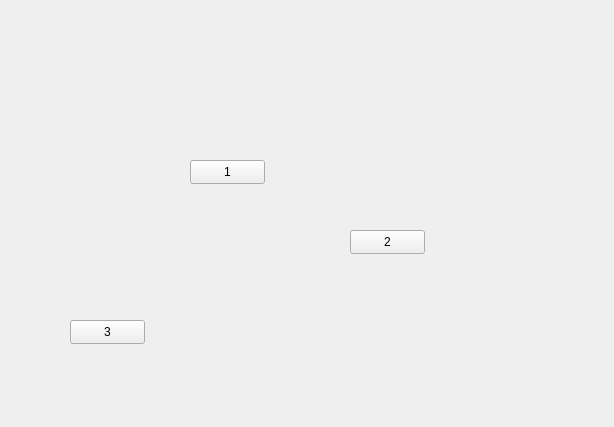
<?xml version="1.0" encoding="UTF-8"?>
<ui version="4.0">
 <class>Form</class>
 <widget class="QWidget" name="Form">
  <property name="geometry">
   <rect>
    <x>0</x>
    <y>0</y>
    <width>614</width>
    <height>427</height>
   </rect>
  </property>
  <property name="windowTitle">
   <string>Form</string>
  </property>
  <widget class="QPushButton" name="pushButton">
   <property name="geometry">
    <rect>
     <x>190</x>
     <y>160</y>
     <width>75</width>
     <height>24</height>
    </rect>
   </property>
   <property name="text">
    <string>1</string>
   </property>
  </widget>
  <widget class="QPushButton" name="pushButton_2">
   <property name="geometry">
    <rect>
     <x>350</x>
     <y>230</y>
     <width>75</width>
     <height>24</height>
    </rect>
   </property>
   <property name="text">
    <string>2</string>
   </property>
  </widget>
  <widget class="QPushButton" name="pushButton_3">
   <property name="geometry">
    <rect>
     <x>70</x>
     <y>320</y>
     <width>75</width>
     <height>24</height>
    </rect>
   </property>
   <property name="text">
    <string>3</string>
   </property>
  </widget>
 </widget>
 <resources/>
 <connections/>
</ui>
